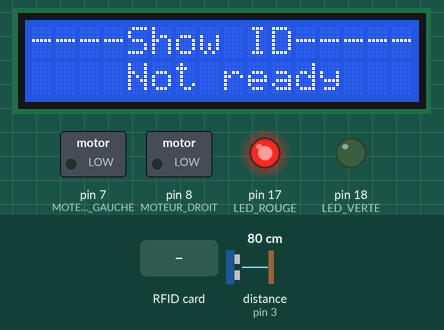
A sketch run on a simulated Arduino Mega 2560, built with avr-gcc and run on an emulated ATmega2560. Parts: 16×2 character LCD, switched loads named in the sketch (green lamp = pin HIGH), output pins drawn as LEDs (lit = HIGH). The inputs (shaded band) are chosen by the test bench; at power-on: distance to the obstacle (sensor on pin 3) 80 cm. The echo pulse lasts 58.3 µs per cm; pins used as bus, display or sensor lines are not drawn; what the sketch prints to the serial monitor is not drawn.

Above: at 1.3 s.
1.4 s: RFID card E0 58 45 1A held to the reader
At 2.6 s:
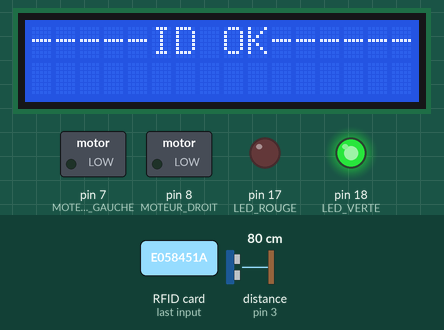
3.5 s: distance to the obstacle (sensor on pin 3) set to 53 cm
5.0 s: distance to the obstacle (sensor on pin 3) set to 46 cm
At 6.4 s:
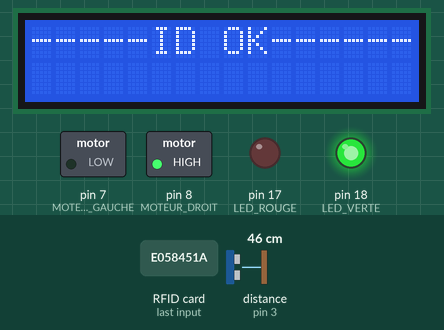
6.7 s: RFID card 26 5D 5E 34 held to the reader
At 7.28 s:
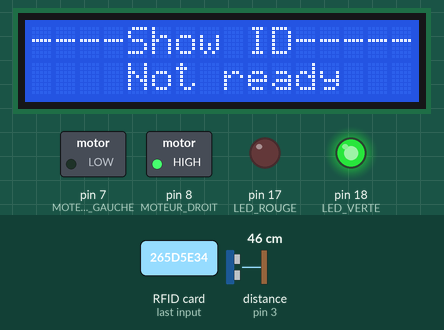
8.7 s: RFID card 16 71 80 55 held to the reader
At 9.8 s:
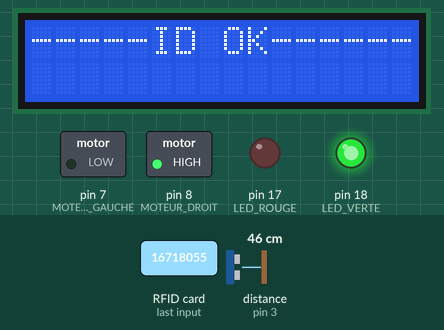
Timing chart, 0 to 11.7 s (numbered marks = the images above; inputs shaded):
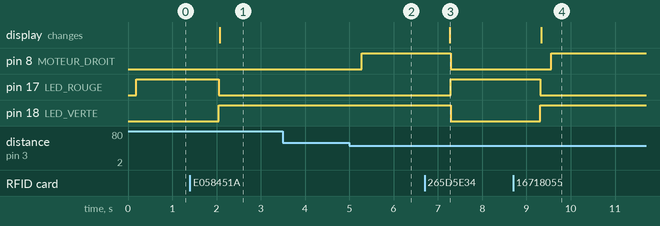

Measured:
- the behaviour switches between 51 and 50 cm on distance to the obstacle (sensor on pin 3) (found by bisection; images 1 and 2)
- after the input at 1.4 s, pin 17 (LED_ROUGE): HIGH → LOW after 0.65 s; pin 18 (LED_VERTE): LOW → HIGH after 0.65 s; the display: changes after 0.68 s (image 1)
- after the input at 3.5 s, every drawn part: stays the same
- after the input at 5.0 s, pin 8 (MOTEUR_DROIT): LOW → HIGH after 0.28 s
- after the input at 6.7 s, pin 8 (MOTEUR_DROIT), pin 18 (LED_VERTE): HIGH → LOW after 0.60 s; pin 17 (LED_ROUGE): LOW → HIGH after 0.60 s; the display: changes after 0.57 s (image 3)
- after the input at 8.7 s, pin 8 (MOTEUR_DROIT): LOW → HIGH after 0.86 s; pin 17 (LED_ROUGE): HIGH → LOW after 0.62 s; pin 18 (LED_VERTE): LOW → HIGH after 0.62 s; the display: changes after 0.64 s (image 4)

The sketch:

Projet_robotique_final.ino
```cpp
#include <MFRC522.h>
#include <Wire.h>
#include <LiquidCrystal_I2C.h>
#include <L298NX2.h>
#include <IRremote.h>

#define LED_VERTE      18
#define LED_ROUGE     17
#define MOTEUR_DROIT   8
#define MOTEUR_GAUCHE  7
#define SS_PIN        53 // RFID (SPI)
#define RST_PIN        9 // RFID (SPI)
#define TRIGGER_PIN    2 // Broche TRIGGER
#define ECHO_PIN       3
#define RECV_PIN      12 /* Du au mauvais fonctionnement de nos module Bluetooth, nous avons pris une commande infrarouge.*/

// constantes pour la calcul de la distance entre l'obstacle et le capteur HC-SR04
const unsigned long MEASURE_TIMEOUT = 50000UL; // 25ms = ~8m a 340m/s
const float SOUND_SPEED = 340.0 / 1000; //Vitesse du son dans l'air en mm/microsecondes
int distance_cm;
int distance_obstacle = 50; // distance minimale entre le robot et l'obstacle

//const int RECV_PIN = 12;
IRrecv irrecv(RECV_PIN);
decode_results results;


// initialisation du lecteur UID.
MFRC522 rfid(SS_PIN, RST_PIN);

//initialisation du bus I2C
LiquidCrystal_I2C lcd(0x27,16,2);


String myKey;   // String retourne par le detecteur UID
String cmd;


bool Starter_flag = false;       // variable permettant de passer en mode marche grâce à la carte magnetique
bool Turn_flag = false;         // Variable permettant d'entrer dans une boucle pour eviter les obstacles


// Fonciton pour lire l'UID de la carte magnetique

void Find_UID() {

  if ( ! rfid.PICC_IsNewCardPresent())    //detecter La carte, si il n'y en a pas on loop tant qu'aucune carte n'est presentee
    return;
  if ( ! rfid.PICC_ReadCardSerial())      // Si il y a une carte, on retourne son nom
    return;


  String myKey=String(rfid.uid.uidByte[0],HEX) + " " + String(rfid.uid.uidByte[1],HEX) + " " + String(rfid.uid.uidByte[2],HEX) + " " + String(rfid.uid.uidByte[3],HEX);
  delay(500);

  if ((myKey == "e0 58 45 1a" or "26 5d 5e 34") and (Starter_flag == 0)){   //Condition pour rentrer dans laboucle Starter_flag

  Starter_flag = 1;
  delay(100);

  }
  else if ((myKey == "e0 58 45 1a" or "26 5d 5e 34") and (Starter_flag == 1)){ //Condition pour sortir de la boucle Starter_flag


  Starter_flag = 0;
  }

}

void IR(){ // detection et affichage de la valeur lue envoyee et reçue par infrarouge
  if (irrecv.decode(&results)){
        cmd = String(results.value);
        Serial.println(cmd);
        irrecv.resume();
  }

}

void init_sequence(){

  Serial.begin(9600); //Vitesse de communication pour le port serie

  SPI.begin();
  rfid.PCD_Init();

  irrecv.enableIRIn();
  irrecv.blink13(true);
  pinMode(LED_VERTE, OUTPUT);
  pinMode(LED_ROUGE, OUTPUT);
  pinMode(MOTEUR_GAUCHE, OUTPUT);
  pinMode(MOTEUR_DROIT, OUTPUT);


  pinMode(TRIGGER_PIN, OUTPUT);
  digitalWrite(TRIGGER_PIN, LOW); // La broche TRIGGER doit etre LOW au repos
  pinMode(ECHO_PIN, INPUT);

  lcd.init();
  lcd.backlight();
  lcd.setCursor(0,0);
  lcd.print("----Show ID-----");

}

void wrong_UID_sequence(){


  lcd.setCursor(0,0);
  lcd.print("----Show ID-----");
  lcd.setCursor(4,1);
  lcd.print("Not ready");


  Find_UID();
  Serial.print(myKey);
  digitalWrite(LED_VERTE,LOW);
  digitalWrite(LED_ROUGE,HIGH);

  digitalWrite(MOTEUR_GAUCHE, LOW);
  digitalWrite(MOTEUR_DROIT, LOW);

}

void set_directions(){
  // on avance:
  if (cmd == "16718055"){
    digitalWrite(MOTEUR_GAUCHE, HIGH);
    digitalWrite(MOTEUR_DROIT, HIGH);
  }
 // on s'arrete:
  if (cmd == "16726215" or cmd =="4294967295"){
    digitalWrite(MOTEUR_GAUCHE, LOW);
    digitalWrite(MOTEUR_DROIT, LOW);
  }

  // on tourne a droite:
   if (cmd == "16716015"){
    digitalWrite(MOTEUR_GAUCHE, HIGH);
    digitalWrite(MOTEUR_DROIT, LOW);
  }

  // on tourne a gauche:
   if (cmd == "16734885"){
    digitalWrite(MOTEUR_GAUCHE, LOW);
    digitalWrite(MOTEUR_DROIT, HIGH);


  }
}


void turn_to_left(){
  digitalWrite(MOTEUR_GAUCHE, LOW);
  digitalWrite(MOTEUR_DROIT, HIGH);
  Turn_flag = 0;

}


void setup(){
  init_sequence();
}

void loop(){

  while(!Starter_flag){
    wrong_UID_sequence();
    Serial.println(Turn_flag);
  }

  while(Starter_flag and !Turn_flag){


    digitalWrite(LED_ROUGE, LOW);
    digitalWrite(LED_VERTE, HIGH);

    lcd.clear();
    lcd.setCursor(0,0);
    lcd.print("-----ID OK------");

    digitalWrite(TRIGGER_PIN, HIGH);
    delayMicroseconds(10);
    digitalWrite(TRIGGER_PIN, LOW);
    //Mesure le temps entre l'envoi de l'impulsion ultrasonique et son echo (s'il existe)
    long measure = pulseIn(ECHO_PIN, HIGH, MEASURE_TIMEOUT);
    // Calcule la distance Ã  partir du temps mesure
    float distance_cm = measure / 20.0 * SOUND_SPEED;
    Serial.println(distance_cm);
    delay(200);

    Find_UID();
    IR();
    set_directions();

    if (distance_cm < distance_obstacle){
    Turn_flag = 1;
     }
    Serial.println(Turn_flag);


  }
    if(Turn_flag){

     turn_to_left();

    }

}
```
